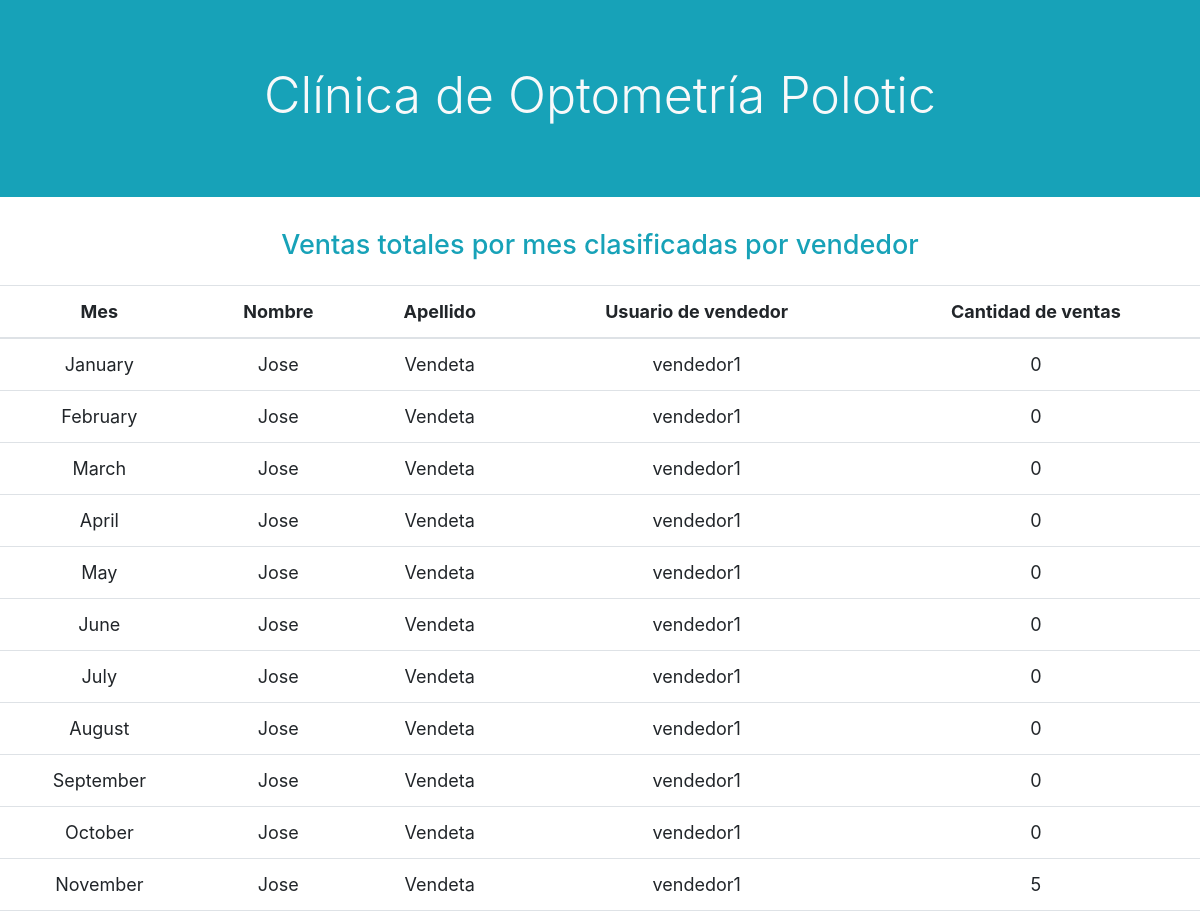
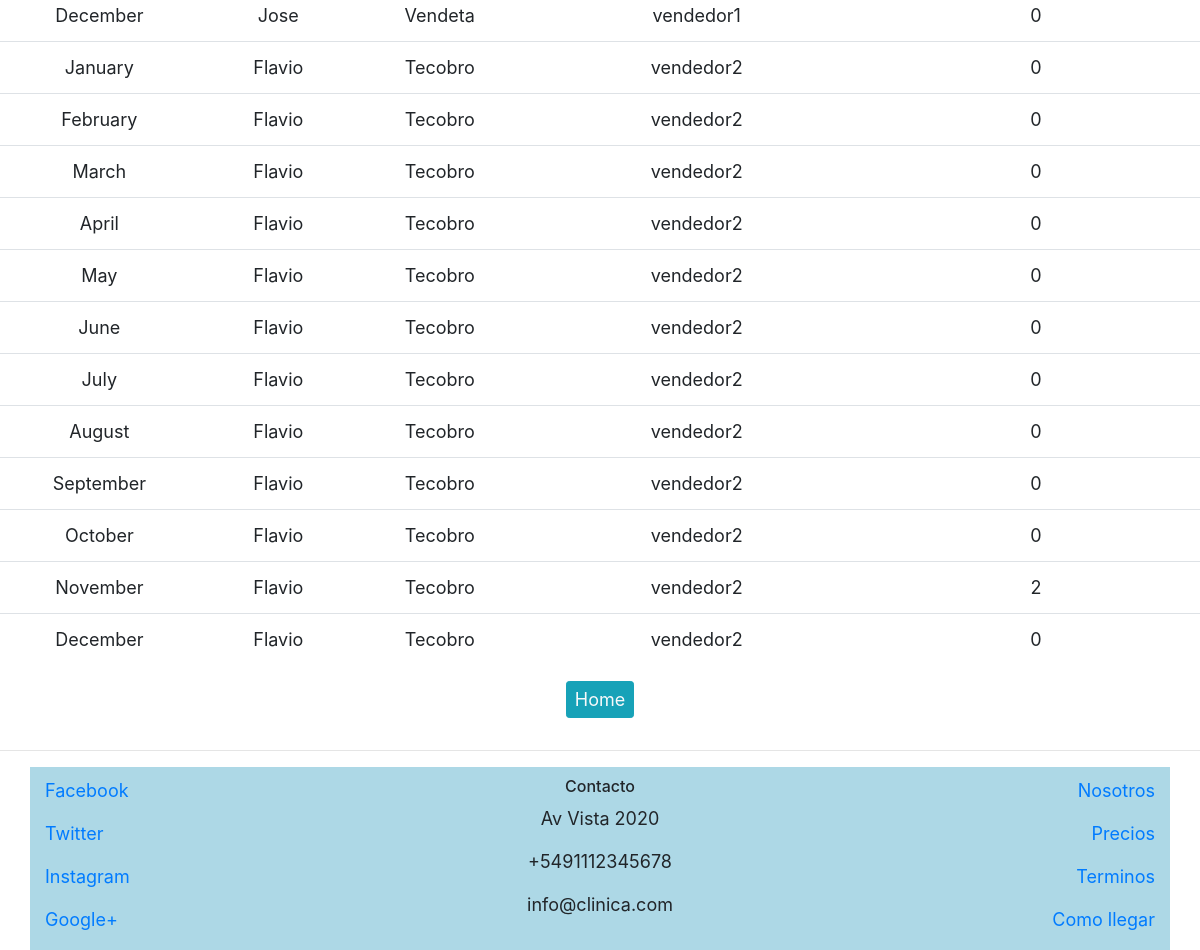
The page /total_vendedor on the database its author committed (2 pictures, top to bottom).
### clinica/models.py (models this page shows)
class Vendedor(models.Model):
    username = models.CharField(max_length=64)
    nombre = models.CharField(max_length=64)
    apellido = models.CharField(max_length=64)
    def __str__(self):
        return f"{self.nombre} {self.apellido}"

### clinica/views.py (the view)
# urls.py: path("total_vendedor", views.total_vendedor, name ="total_vendedor")
def total_vendedor(request):
    vendedores = Vendedor.objects.all()
    vendedores_ventas = []
    today = datetime.now()
    año = today.year
    for vend in vendedores:
        for m in range(12):
            mes = m+1
            cantidad_ventas = Pedido.objects.filter(vendedor = vend).filter(fecha_y_hora__year__gte=año,
                                 fecha_y_hora__month__gte=mes,
                                 fecha_y_hora__year__lte=año,
                                 fecha_y_hora__month__lte=mes).count()
            mes_nombre = calendar.month_name[mes]
            vendedor_ventas = (vend, cantidad_ventas, mes_nombre)
            vendedores_ventas.append(vendedor_ventas)
    print(vendedor_ventas)
    return render(request, "clinica/total_vendedor.html", {"ventas": vendedores_ventas})

### clinica/templates/clinica/total_vendedor.html
 {% extends "clinica/layout.html" %}
{% block body %}
<h4 class = "text-info text-center pb-3">Ventas totales por mes clasificadas por vendedor</h4>
<div class="table-responsive">
  <table class="table" id ="tabla">
    <thead>
    <tr>
    <th class="text-center" scope="col">Mes</th>
      <th class="text-center" scope="col">Nombre</th>
      <th class="text-center" scope="col">Apellido</th>
      <th class="text-center" scope="col">Usuario de vendedor</th>
      <th class="text-center" scope="col">Cantidad de ventas</th>
    </tr>
  </thead>
  <tbody>
    {% for item in ventas %}
    <tr>
        <td class="text-center">{{item.2}}</td>  <td class="text-center">{{item.0.nombre}}</td> <td class="text-center"> {{item.0.apellido}} </td> <td class="text-center">{{item.0.username}}</td> <td class="text-center">  {{item.1}}</td>
    </tr>
    {% endfor %}
  </table>
<div class="d-flex align-items-center">
<a class="btn btn-info text-light btn-sm mb-3 mx-auto" href="{% url 'usuarios:index' %}">Home</a>
</div>
{% endblock %}

### clinica/static/css/style.css (style rules this page uses)
@media screen and (min-width: 770px) { a, p, li, td, th { font-size: 18px !important } }
@media screen and (min-width: 770px) { h4 { font-size: 27px !important; } }

### rows shown on the page
Vendedor: item "January", nombre "Jose", apellido "Vendeta", username "vendedor1", item "0", item "February", item "March", item "April", item "May", item "June", item "July", item "August", item "September", item "October", item "November", item "5", item "December"
Vendedor: item "January", nombre "Flavio", apellido "Tecobro", username "vendedor2", item "0", item "February", item "March", item "April", item "May", item "June", item "July", item "August", item "September", item "October", item "November", id "2", item "December"
